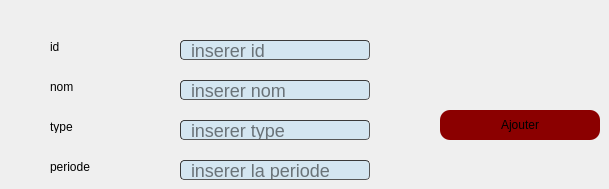
      <widget class="QWidget" name="tab_15">
       <attribute name="title">
        <string>ajouter Client</string>
       </attribute>
       <widget class="QPushButton" name="pb_ajouter">
        <property name="geometry">
         <rect>
          <x>440</x>
          <y>110</y>
          <width>160</width>
          <height>30</height>
         </rect>
        </property>
        <property name="styleSheet">
         <string notr="true">border-radius:10px;
background-color:DarkRed;

</string>
        </property>
        <property name="text">
         <string>Ajouter</string>
        </property>
       </widget>
       <widget class="QLineEdit" name="le_type">
        <property name="geometry">
         <rect>
          <x>180</x>
          <y>120</y>
          <width>190</width>
          <height>20</height>
         </rect>
        </property>
        <property name="styleSheet">
         <string notr="true">border-width: 1px; border-radius: 4px;
font-size: 18px;
	border-color: rgb(58, 58, 58);
	border-style: inset;
	padding: 0 8px;
	color:  #000000 ;
	background: #d4e6f1 ;
	selection-background-color:#007b50;
	selection-color: #FFFFFF
;
</string>
        </property>
        <property name="placeholderText">
         <string>inserer type</string>
        </property>
       </widget>
       <widget class="QLabel" name="nom">
        <property name="geometry">
         <rect>
          <x>50</x>
          <y>120</y>
          <width>47</width>
          <height>13</height>
         </rect>
        </property>
        <property name="text">
         <string>type</string>
        </property>
       </widget>
       <widget class="QLineEdit" name="le_nom">
        <property name="geometry">
         <rect>
          <x>180</x>
          <y>80</y>
          <width>190</width>
          <height>20</height>
         </rect>
        </property>
        <property name="styleSheet">
         <string notr="true">border-width: 1px; border-radius: 4px;
font-size: 18px;
	border-color: rgb(58, 58, 58);
	border-style: inset;
	padding: 0 8px;
	color:  #000000 ;
	background: #d4e6f1 ;
	selection-background-color:#007b50;
	selection-color: #FFFFFF
;</string>
        </property>
        <property name="text">
         <string/>
        </property>
        <property name="cursorPosition">
         <number>0</number>
        </property>
        <property name="placeholderText">
         <string>inserer nom</string>
        </property>
       </widget>
       <widget class="QLineEdit" name="le_id">
        <property name="geometry">
         <rect>
          <x>180</x>
          <y>40</y>
          <width>190</width>
          <height>20</height>
         </rect>
        </property>
        <property name="styleSheet">
         <string notr="true">border-width: 1px; border-radius: 4px;
font-size: 18px;
	border-color: rgb(58, 58, 58);
	border-style: inset;
	padding: 0 8px;
	color:  #000000 ;
	background: #d4e6f1 ;
	selection-background-color:#007b50;
	selection-color: #FFFFFF
;
</string>
        </property>
        <property name="placeholderText">
         <string>inserer id</string>
        </property>
       </widget>
       <widget class="QLabel" name="prenom">
        <property name="geometry">
         <rect>
          <x>50</x>
          <y>80</y>
          <width>47</width>
          <height>13</height>
         </rect>
        </property>
        <property name="text">
         <string>nom</string>
        </property>
       </widget>
       <widget class="QLabel" name="id">
        <property name="geometry">
         <rect>
          <x>50</x>
          <y>40</y>
          <width>47</width>
          <height>13</height>
         </rect>
        </property>
        <property name="text">
         <string>id</string>
        </property>
       </widget>
       <widget class="QLabel" name="nom_3">
        <property name="geometry">
         <rect>
          <x>50</x>
          <y>160</y>
          <width>47</width>
          <height>13</height>
         </rect>
        </property>
        <property name="text">
         <string>periode</string>
        </property>
       </widget>
       <widget class="QLineEdit" name="le_periode">
        <property name="geometry">
         <rect>
          <x>180</x>
          <y>160</y>
          <width>190</width>
          <height>20</height>
         </rect>
        </property>
        <property name="styleSheet">
         <string notr="true">border-width: 1px; border-radius: 4px;
font-size: 18px;
	border-color: rgb(58, 58, 58);
	border-style: inset;
	padding: 0 8px;
	color:  #000000 ;
	background: #d4e6f1 ;
	selection-background-color:#007b50;
	selection-color: #FFFFFF
;</string>
        </property>
        <property name="text">
         <string/>
        </property>
        <property name="placeholderText">
         <string>inserer la periode</string>
        </property>
       </widget>
      </widget>
